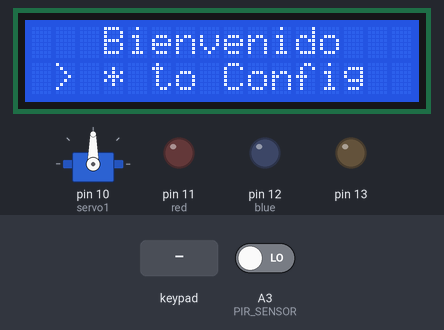
Bench run of a sketch on a simulated Arduino Uno, built with avr-gcc and run on an emulated ATmega328P. Shown: servo, 16×2 character LCD, output pins drawn as LEDs (lit = HIGH). Inputs (shaded band) come from the test bench; at power-on: A3 (PIR_SENSOR) LOW. What the sketch prints to the serial monitor is not drawn.

Above: at 1.2 s.
1.3 s: key '*' pressed
At 2.2 s:
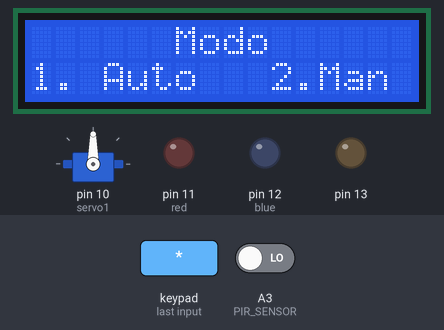
3.1 s: keypad keys 5 4 3 2 pressed 0.4 s apart
At 8.7 s:
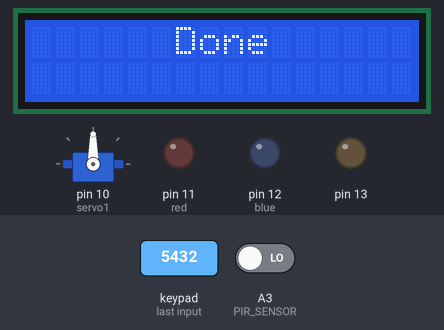
9.5 s: key '*' pressed
12.6 s: keypad keys 1 3 9 7 pressed 0.4 s apart
At 17.0 s:
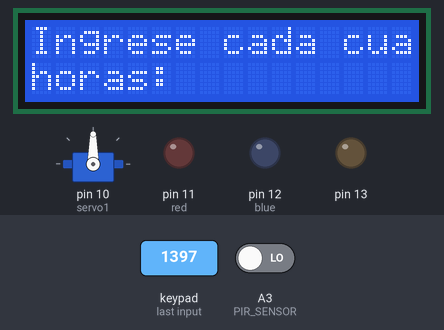
17.3 s: A3 (PIR_SENSOR) driven HIGH
20.4 s: A3 (PIR_SENSOR) driven LOW
At 22.4 s:
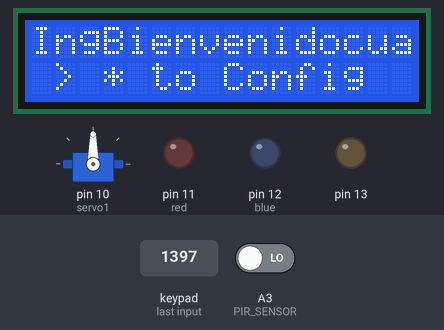
Timing chart, 0 to 23.9 s (numbered marks = the images above; inputs shaded):
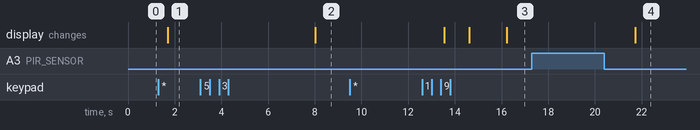

The sketch:

Proyecto_1-Comida_para_mascotas.ino
```cpp
#include <Wire.h>
#include <LiquidCrystal_I2C.h>

// Dirección I2C del módulo LCD
#define I2C_ADDR 0x27

// Tamaño de la pantalla LCD (16 columnas x 2 filas)
#define LCD_COLUMNS 16
#define LCD_ROWS 2

LiquidCrystal_I2C lcd(I2C_ADDR, LCD_COLUMNS, LCD_ROWS);


#include <Keypad.h>
#include <Servo.h>
Servo servo1;

const byte filas = 4, columnas = 4;
byte pinesFilas[] = { 9, 8, 7, 6 }, pinesColumnas[] = { 5, 4, 3, 2 };
char teclas[4][4] = { { '1', '2', '3', 'A' }, { '4', '5', '6', 'B' }, { '7', '8', '9', 'C' }, { '*', '0', '#', 'D' } };

Keypad teclado1 = Keypad(makeKeymap(teclas), pinesFilas, pinesColumnas, filas, columnas);

const int SENSOR_PRESS = A0;
int PIR_SENSOR = A3;
const int TRIG = A1, ECHO = A2;
float distancia, tiempo;

int red = 11, blue = 12, green = 13;
int map_datos_press;

int mode;

void setup() {
  for (int i = 11; i <= 13; i++) pinMode(i, OUTPUT);
  for (int i = 0; i <= 13; i++) digitalWrite(i, 0);
  Serial.begin(9600);
  Serial.println("Listo!");
  pinMode(SENSOR_PRESS, INPUT);
  pinMode(PIR_SENSOR, INPUT);
  pinMode(TRIG, OUTPUT);
  pinMode(ECHO, INPUT);
  servo1.attach(10);

  lcd_conf();
}

void lcd_conf() {
  // Inicializa la comunicación I2C
  Wire.begin();

  // Inicializa la pantalla LCD
  lcd.init();

  // Enciende el retroiluminación (ajusta según sea necesario)
  lcd.backlight();
  lcd.clear();

  // Muestra el mensaje en la pantalla
  lcd.setCursor(3, 0);      // Establece la posición del cursor
  lcd.print("Bienvenido");  // Mensaje a mostrar
}

void loop() {
  mainProgram();
  // keypad();
}

void mainProgram() {
  switch (mode) {
    case 1:{automatica();} break;
    case 2:{manual();} break;
  }

  interface();

  if (comprobarPIR() == 1) {
    mServo();
  }
}

void automatica() {
  return 0;
}

void manual() {
  return 0;
}

void interface() {

  lcd.setCursor(3, 0);  // Establece la posición del cursor
  lcd.print("Bienvenido");
  lcd.setCursor(0, 1);  // Establece la posición del cursor
  lcd.print(" > * to Config");

  char c1 = keypad();

  while (c1 == '*') {
    lcd.clear();
    lcd.setCursor(6, 0);  // Establece la posición del cursor
    lcd.print("Modo");
    lcd.setCursor(0, 1);  // Establece la posición del cursor
    lcd.print("1. Auto   2.Man");

    char c2 = keypad();

    if (c2 == '1') {
      mode = 1;
      lcd.clear();
      lcd.setCursor(0, 0);  // Establece la posición del cursor
      lcd.print("Ingrese cada cuantas");
      lcd.setCursor(0, 1);  // Establece la posición del cursor
      lcd.print("horas: ");

      delay(5000);
      break;
    }

    if (c2 == '2') {
      mode = 2;
      lcd.clear();
      lcd.setCursor(6, 0);  // Establece la posición del cursor
      lcd.print("Done");

      delay(5000);
      break;
    }

    delay(500);
    lcd.clear();
  }

  delay(500);
}

char keypad() {
  char tecla_presionada = teclado1.getKey();                                        //Verifica si alguna tecla fue presionada
  if (tecla_presionada) Serial.print("Tecla: " + String(tecla_presionada) + "\n");  //Monitor Serial

  return tecla_presionada;
}

void mServo() {
  int d = 1500;
  Serial.println("Servo a 0 grados");
  servo1.write(0);
  delay(d);
  Serial.println("Servo a 180 grados");
  servo1.write(180);
  delay(d);
}

int press() {
  Serial.println(analogRead(SENSOR_PRESS));
  map_datos_press = map(analogRead(SENSOR_PRESS), 0, 1023, 0, 255);
  analogWrite(red, map_datos_press);

  return map_datos_press;
}

void pwm() {
  for (int i = 0; i < 255; i++) {
    analogWrite(red, i);
    delay(10);
  }
}

int comprobarPIR() {
  if (digitalRead(PIR_SENSOR) == 1) digitalWrite(blue, 1);
  else digitalWrite(blue, 0);

  return digitalRead(PIR_SENSOR);
}

void hcsr04() {
  digitalWrite(TRIG, 0);
  delayMicroseconds(10);
  digitalWrite(TRIG, 1);

  tiempo = pulseIn(ECHO, HIGH);
  distancia = 0.0343 * (tiempo / 2);  // e = v*t ---- v = 343m/s = 0,0343; t = t/2;
  Serial.println(distancia);
}
```

Measured:
- after the input at 1.3 s, the display: changes after 0.40 s (image 1)
- after the input at 3.1 s, the display: changes after 4.9 s (image 2)
- after the input at 9.5 s, every drawn part: stays the same
- after the input at 12.6 s, the display: first differs from a run without the input after 3.6 s (image 3)
- after the input at 17.3 s, every drawn part: stays the same
- after the input at 20.4 s, pin 12 (blue): stays LOW (without the input it goes to HIGH after 1.3 s); servo on pin 10 (servo1): stays 90° (without the input it goes to 0° after 1.3 s); the display: changes after 1.3 s (image 4)
